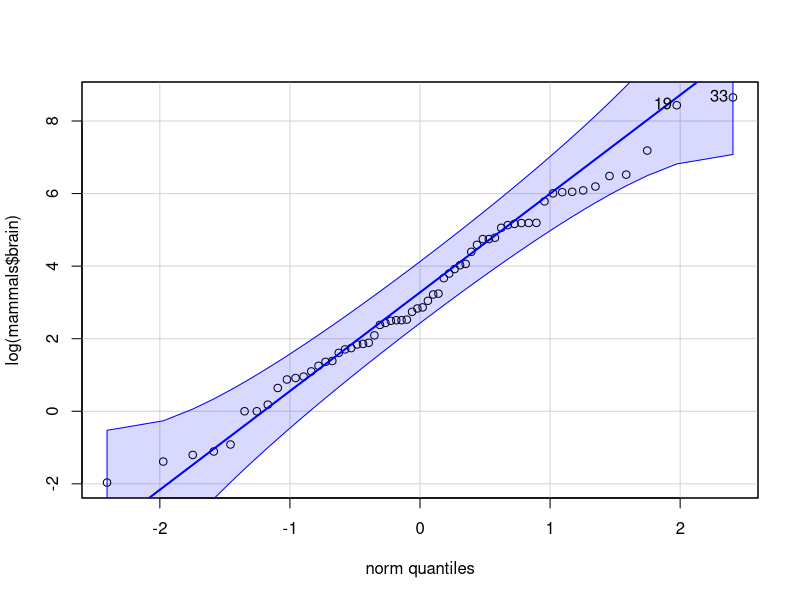
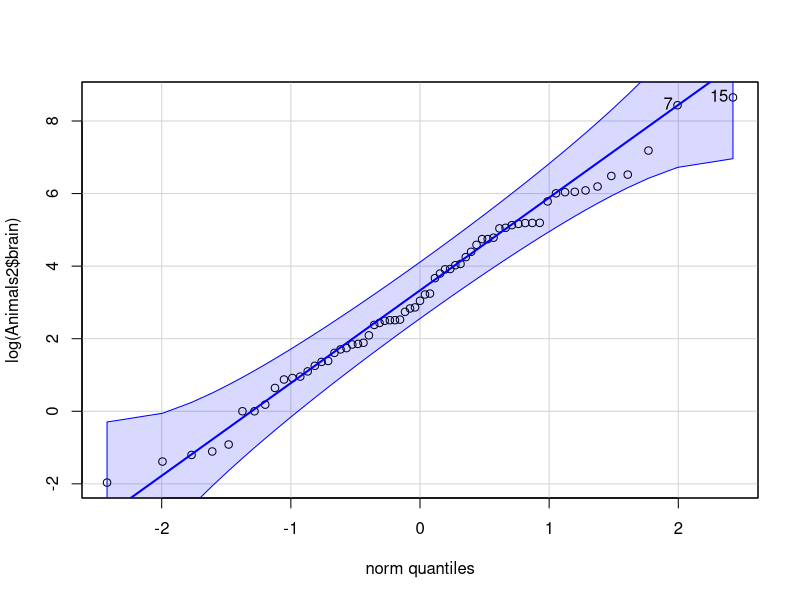
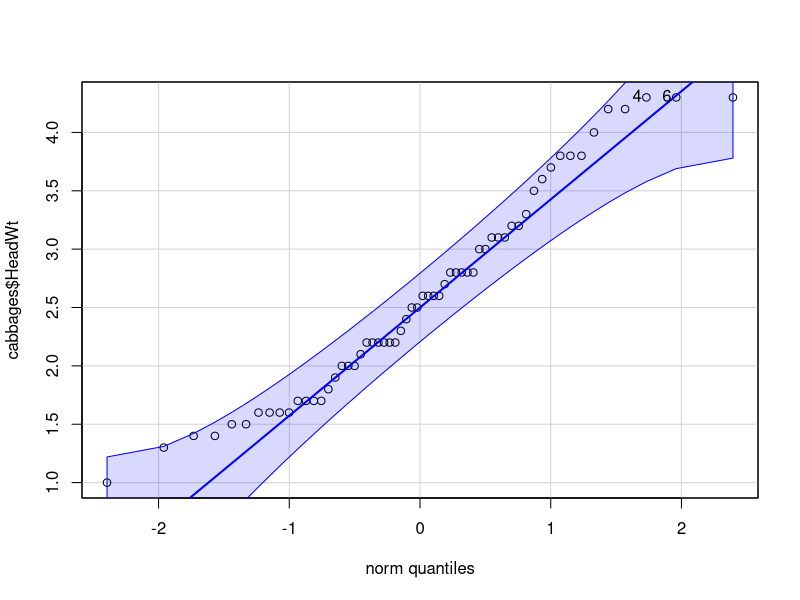
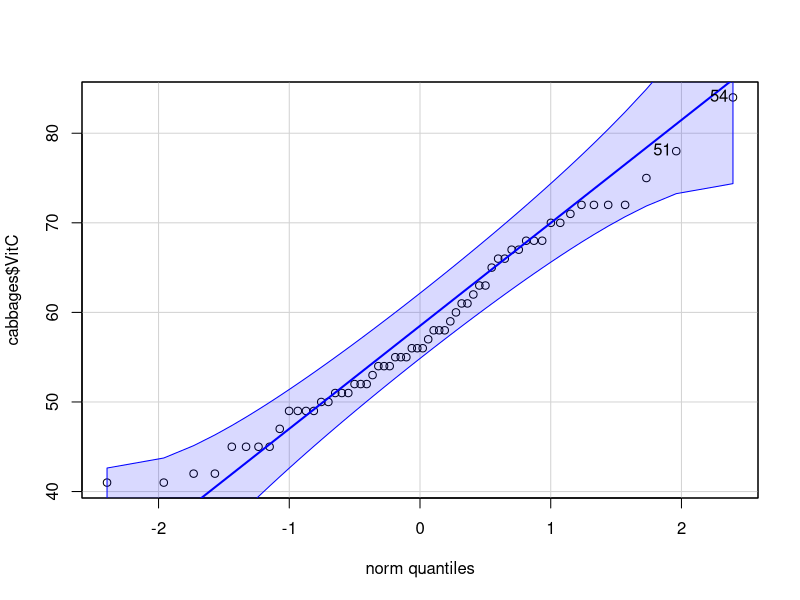
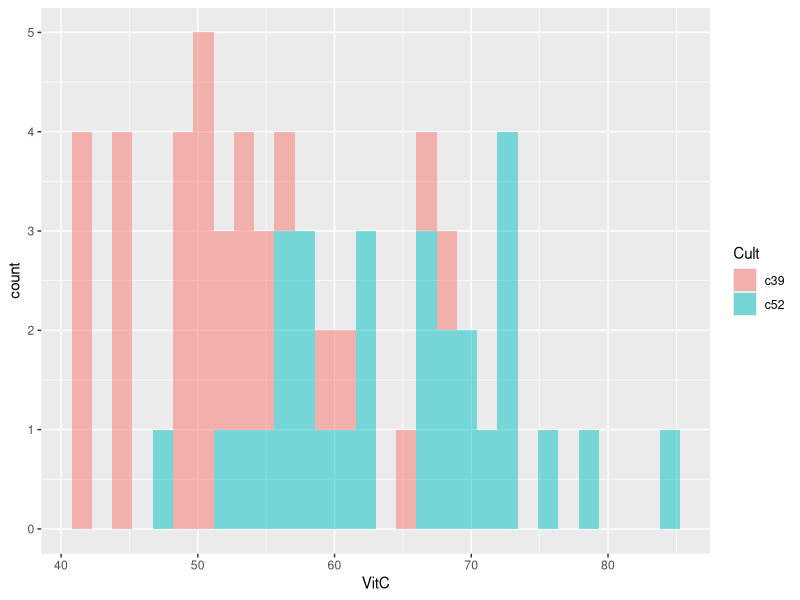
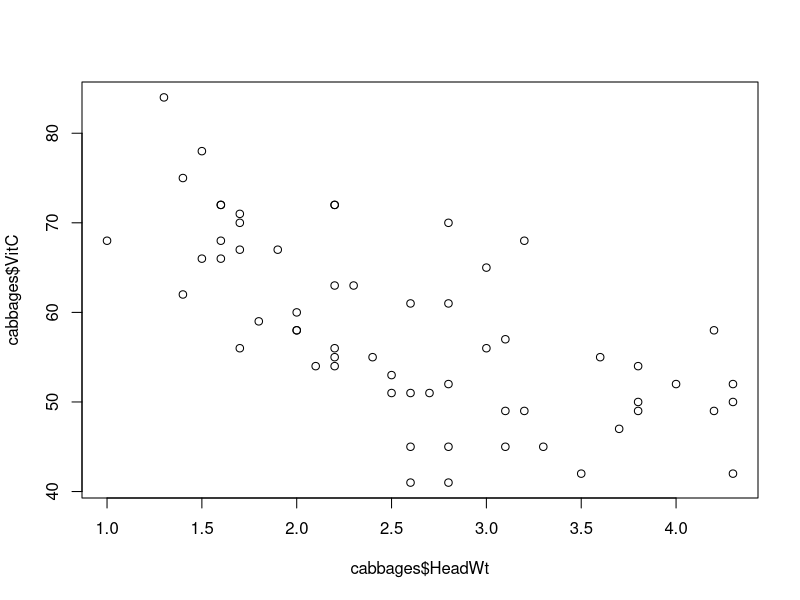

Here is the R script that generated these plots, in order:
## ---- chunk 1

# CONFIGURACIÓN GENERAL
library(knitr)
options(width = 100)
# Opciones generales chunks

## PARA GENERAR SOLO LOS ENUNCIADO include=FALSE
#opts_chunk$set(echo=F,message = F, error = F, warning = F, comment = NA, fig.align = 'center', dpi = 100, tidy = F, cache.path = '.cache/', fig.path = './figure/', include=FALSE)

## PARA Incluir la soluciones SOLO LOS ENUNCIADO include=TRUE
opts_chunk$set(echo=T,message = F, error = F, warning = F, comment = NA, fig.align = 'center', dpi = 100, tidy = F, cache.path = '.cache/', fig.path = './figure/', include=TRUE)


#options(xtable.type = 'html')
knit_hooks$set(inline = function(x) {
  
  if(is.numeric(x)) {
    round(x, getOption('digits'))
  } else {
    paste(as.character(x), collapse = ', ')
  }
})
#knit_hooks$set(plot = knitr:::hook_plot_html)
## ---- chunk 2
# Especificamos las librerías necesarias en esta lista

packages = c("MASS","knitr","tidyverse","robustbase","car")

#use this function to check if each package is on the local machine
#if a package is installed, it will be loaded
#if any are not, the missing package(s) will be installed and loaded
package.check <- lapply(packages, FUN = function(x) {
  if (!require(x, character.only = TRUE)) {
    install.packages(x, dependencies = TRUE)
    library(x, character.only = TRUE)
  }
})

#verify they are loaded
#search()

## ---- chunk 3
# Cargamos las dos librerias necesarias antes de todo:
library(MASS)
library(robustbase)

# Una vez tenemos las dos librerías pasamos a cada conjunto de datos.

# Primero miramos el conjunto de datos mammals del paquete MASS
# a) Miramos las características. 
df_mammals <- mammals
summarise(df_mammals)
# b) Usamos las funciones siguientes para una primera visión de los conjuntos de 
# datos.
dim(df_mammals)
head(df_mammals)
head(df_mammals, n=3)
tail(df_mammals)
str(df_mammals)
# c1) Mostramos los nombres de las filas.
rownames(df_mammals)
# c2) Mostramos los nombres de las columnas.
colnames(df_mammals)

# Segundo miramos el conjunto de datos Animals2 del paquete robustbase
# a) Miramos las características. 
df_animals <- Animals2
summarise(df_animals)
# b) Usamos las funciones siguientes para una primera visión de los conjuntos de 
# datos.
dim(df_animals)
head(df_animals)
head(df_animals, n=3)
tail(df_animals)
str(df_animals)
# c1) Mostramos los nombres de las filas.
rownames(df_animals)
# c2) Mostramos los nombres de las columnas.
colnames(df_animals)
## ---- chunk 4
commonAnimals <- intersect(df_mammals, df_animals)
rownames(commonAnimals)
## ---- chunk 5
# Tenemos los animales que no estan en mammals
diferentes_mammals <- setdiff(rownames(df_mammals), rownames(df_animals))
diferentes_mammals
# Tenemos los animales que no estan en animals
diferentes_animals <- setdiff(rownames(df_animals), rownames(df_mammals))
diferentes_animals
## ---- chunk 6

## ---- chunk 7
# Primero hacemos la función del qqPlot de los mammals
qqPlot(log(mammals$brain))
# Segundo hacemos la función del qqPlot de los animals
qqPlot(log(Animals2$brain))
## ---- chunk 8
# a) Asignamos el valor devuelto por la funcion library.
libReturn <- library()
libReturn
# b) Mostramos por pantalla los 5 primeros elementos de la matriz
head(libReturn$results, n=5)
# también podemos observar los 5 primeros elementos de la matriz con la siguiente
# función:
libReturn[[2]] [1:5]
# c) Determinamos el número de librerias que tenemos instaladas
length(libReturn)
## ---- chunk 9
## 1º cabbages del paquete MASS
# a) Determinamos las tres etapas para el conjunto de datos cabbages.
head(cabbages)
dim(cabbages)
tail(cabbages)
glimpse(cabbages)
str(cabbages)
# b) Determinamos el número de valores perdidos para cada una de las variables
# del conjunto cabbages.
any(is.na(cabbages))
colSums(sapply(cabbages, is.na))

## 2º Chile del paquete car
# a) Determinamos las tres etapas para el conjunto de datos Chile.
head(Chile)
dim(Chile)
tail(Chile)
glimpse(Chile)
str(Chile)
any(is.na(Chile))
colSums(sapply(Chile, is.na))
# b) Determinamos el número de valores perdidos para cada una de las variables
# del conjunto Chile.

# d) Utilizamos la función summary para que nos saque los estadísticos y el número
# de valores perdidos de cada variable.
summary(cabbages)
summary(Chile)
## ---- chunk 10
# Con estas dos funciones vamos a ver a traves de la aproximación visual, si nuestras
# variables HeadWt y VitC del conjunto cabbages verifican que siguen una distribución
# Gaussiana.
plot_hw <- qqPlot(cabbages$HeadWt)
plot_hw
plot_vc <- qqPlot(cabbages$VitC)
plot_vc
## ---- chunk 11
# Utilizamos un histograma para determinar los datos de nuestras variables cuantitativas.
repre <- ggplot(cabbages, aes(VitC,fill = Cult)) + geom_histogram(alpha=0.5)
repre
## ---- chunk 12
# a) Para ver lo que nos piden vamos a hacer un diagrama de dispersión global.
plot(cabbages$HeadWt, cabbages$VitC)
## ---- chunk 13
